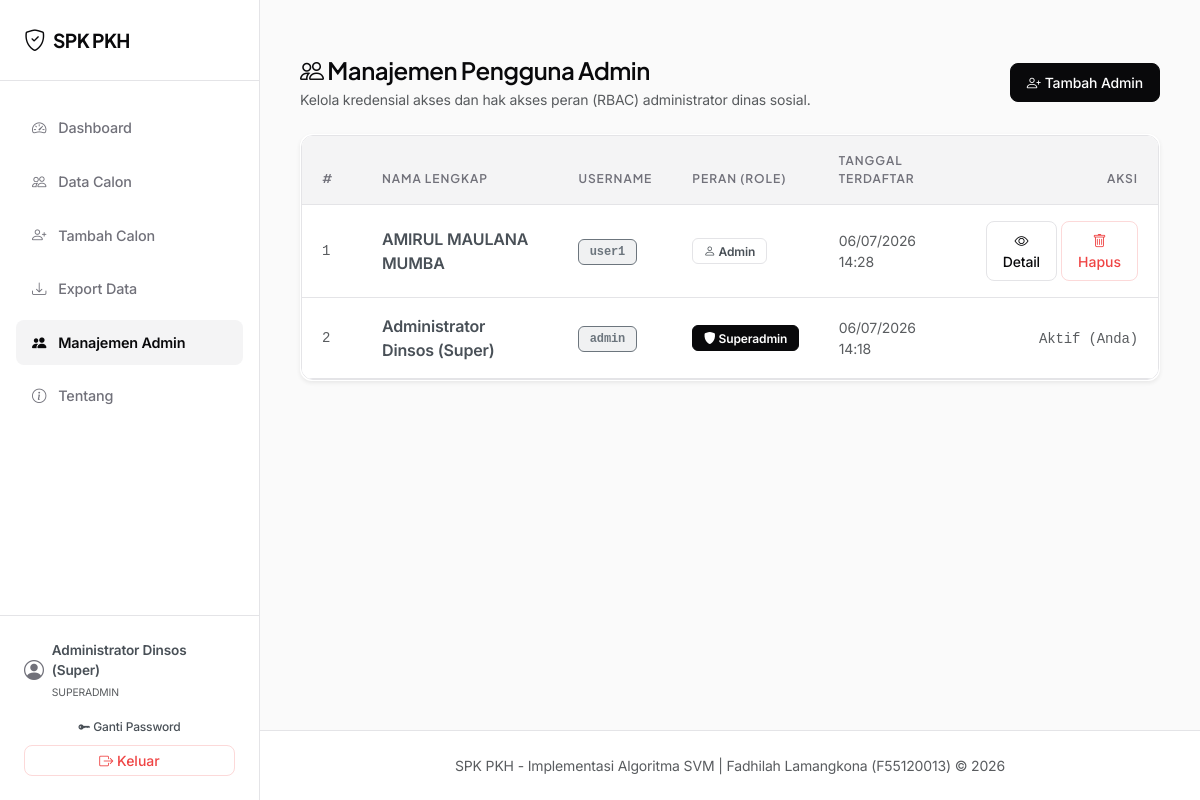
/admin/users (signed in), run on an earlier commit of the app's database.
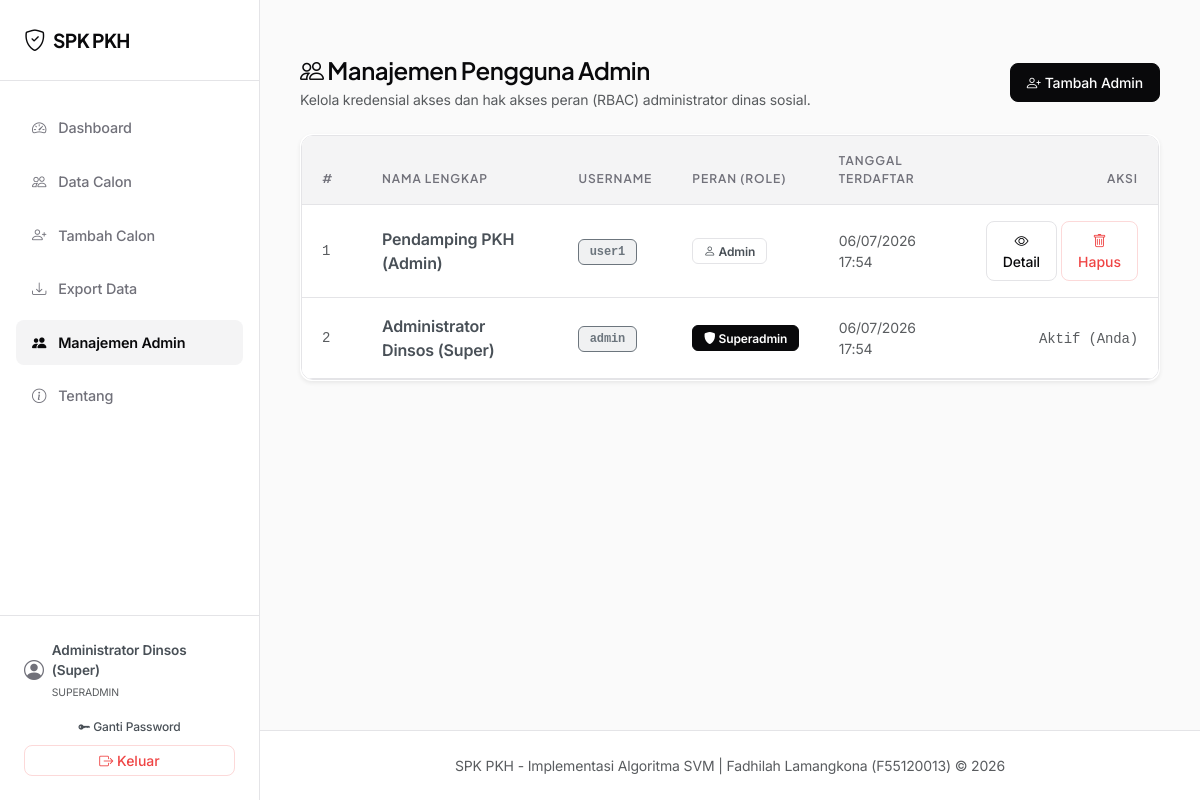
And on a later commit of the database.
### models_db.py (models this page shows, shortened)
class User(db.Model):
    __tablename__ = 'users'
    id = db.Column(db.Integer, primary_key=True)
    username = db.Column(db.String(50), unique=True, nullable=False)
    password_hash = db.Column(db.String(255), nullable=False)
    nama_lengkap = db.Column(db.String(100), nullable=False)
    role = db.Column(db.String(20), nullable=False, default='admin')  # 'superadmin' atau 'admin'
    created_at = db.Column(db.DateTime, default=lambda: datetime.now(timezone.utc))

### routes/admin.py (the view)
@admin_bp.route('/users')
@login_required
@superadmin_required
def list_users():
    users = User.query.order_by(User.created_at.desc()).all()
    return render_template('admin/users.html', users=users)

### core/auth.py (called while the page is built)
def login_required(f):
    @wraps(f)
    def decorated_function(*args, **kwargs):
        if 'user_id' not in session:
            flash('Silakan login terlebih dahulu untuk mengakses sistem.', 'warning')
            return redirect(url_for('auth.login'))
        return f(*args, **kwargs)
    return decorated_function

def superadmin_required(f):
    @wraps(f)
    def decorated_function(*args, **kwargs):
        if 'user_id' not in session:
            flash('Silakan login terlebih dahulu untuk mengakses sistem.', 'warning')
            return redirect(url_for('auth.login'))
        user = User.query.get(session['user_id'])
        if not user or user.role != 'superadmin':
            flash('Anda tidak memiliki hak akses untuk halaman ini.', 'danger')
            return redirect(url_for('dashboard.index'))
        return f(*args, **kwargs)
    return decorated_function

def inject_user():
    if 'user_id' in session:
        user = User.query.get(session['user_id'])
        return dict(current_user=user)
    return dict(current_user=None)

def generate_csrf_token():
    if '_csrf_token' not in session:
        session['_csrf_token'] = secrets.token_hex(32)
    return session['_csrf_token']

def inject_csrf():
    return dict(csrf_token=generate_csrf_token())

### templates/admin/users.html (shortened to what this page needs)
{% extends 'base.html' %}
{% block content %}
<div class="stagger-container">
    <div class="d-flex justify-content-between align-items-center mb-4">
        <div>
            <h4 class="mb-1"><i class="bi bi-people"></i> Manajemen Pengguna Admin</h4>
            <p class="text-muted small mb-0">Kelola kredensial akses dan hak akses peran (RBAC) administrator dinas sosial.</p>
        </div>
        <a href="{{ url_for('admin.tambah_user') }}" class="btn btn-primary btn-sm d-flex align-items-center gap-1">
            <i class="bi bi-person-plus"></i> Tambah Admin
        </a>
    </div>
    {% if users %}
    <div class="card shadow-sm border border-light border-opacity-10">
        <div class="card-body p-0">
            <div class="table-responsive">
                <table class="table table-hover align-middle">
                    <thead>
                        <tr>
                            <th style="width: 60px;">#</th>
                            <th>Nama Lengkap</th>
                            <th>Username</th>
                            <th>Peran (Role)</th>
                            <th>Tanggal Terdaftar</th>
                            <th class="text-end" style="width: 180px;">Aksi</th>
                        </tr>
                    </thead>
                    <tbody>
                        {% for u in users %}
                        <tr>
                            <td class="font-monospace text-muted small">{{ loop.index }}</td>
                            <td class="fw-semibold text-dark-emphasis">{{ u.nama_lengkap }}</td>
                            <td><span class="badge bg-secondary bg-opacity-10 text-secondary border border-secondary border-opacity-20 font-monospace">{{ u.username }}</span></td>
                            <td>
                                {% if u.role == 'superadmin' %}
                                <span class="badge badge-layak"><i class="bi bi-shield-fill"></i> Superadmin</span>
                                {% else %}
                                <span class="badge badge-tidak-layak text-dark-emphasis"><i class="bi bi-person"></i> Admin</span>
                                {% endif %}
                            </td>
                            <td class="text-muted small">{{ u.created_at.strftime('%d/%m/%Y %H:%M') if u.created_at else '-' }}</td>
                            <td class="text-end">
                                {% if u.id != current_user.id %}
                                <div class="d-flex gap-1 justify-content-end">
                                    <a href="{{ url_for('admin.detail_user', id=u.id) }}" class="btn btn-outline-primary btn-sm" title="Lihat Detail">
                                        <i class="bi bi-eye"></i> Detail
                                    </a>
                                    <button type="button" class="btn btn-outline-danger btn-sm" title="Hapus Akun"
                                            data-bs-toggle="modal" data-bs-target="#hapusModal"
                                            data-id="{{ u.id }}" data-nama="{{ u.nama_lengkap }}">
                                        <i class="bi bi-trash"></i> Hapus
                                    </button>
                                </div>
                                {% else %}
                                <span class="text-muted small font-monospace italic">Aktif (Anda)</span>
                                {% endif %}
                            </td>
                        </tr>
                        {% endfor %}
                    </tbody>
                </table>
            </div>
        </div>
    </div>
    {% endif %}
</div>
{% endblock %}

### templates/base.html (shortened to what this page needs)
<!DOCTYPE html>
<html lang="id" data-bs-theme="light">
<head>
    <link href="https://cdn.jsdelivr.net/npm/bootstrap@5.3.3/dist/css/bootstrap.min.css" rel="stylesheet">
    <link rel="stylesheet" href="https://cdn.jsdelivr.net/npm/bootstrap-icons@1.11.3/font/bootstrap-icons.min.css">
    <link rel="stylesheet" href="{{ url_for('static', filename='css/style.css') }}">
</head>
<body>
    {% if current_user %}
    <div class="app-container">
        <aside class="sidebar-panel" id="sidebarPanel">
            <div class="sidebar-header">
                <a class="sidebar-brand" href="{{ url_for('dashboard.index') }}">
                    <i class="bi bi-shield-check"></i> SPK PKH
                </a>
            </div>
            <ul class="sidebar-menu">
                <li>
                    <a class="sidebar-link {% if request.endpoint == 'dashboard.index' %}active{% endif %}" href="{{ url_for('dashboard.index') }}">
                        <i class="bi bi-speedometer2"></i> Dashboard
                    </a>
                </li>
                <li>
                    <a class="sidebar-link {% if request.endpoint in ('calon.daftar_calon', 'calon.edit_calon', 'calon.prediksi_ulang', 'calon.export_calon') %}active{% endif %}" href="{{ url_for('calon.daftar_calon') }}">
                        <i class="bi bi-people"></i> Data Calon
                    </a>
                </li>
                <li>
                    <a class="sidebar-link {% if request.endpoint in ('calon.tambah_calon', 'calon.import_calon') %}active{% endif %}" href="{{ url_for('calon.tambah_calon') }}">
                        <i class="bi bi-person-plus"></i> Tambah Calon
                    </a>
                </li>
                <li>
                    <a class="sidebar-link {% if request.endpoint == 'calon.export_calon' %}active{% endif %}" href="{{ url_for('calon.export_calon') }}">
                        <i class="bi bi-download"></i> Export Data
                    </a>
                </li>
                {% if current_user.role == 'superadmin' %}
                <li>
                    <a class="sidebar-link {% if request.endpoint in ('admin.list_users', 'admin.tambah_user') %}active{% endif %}" href="{{ url_for('admin.list_users') }}">
                        <i class="bi bi-people-fill"></i> Manajemen Admin
                    </a>
                </li>
                {% endif %}
                <li>
                    <a class="sidebar-link {% if request.endpoint == 'about.index' %}active{% endif %}" href="{{ url_for('about.index') }}">
                        <i class="bi bi-info-circle"></i> Tentang
                    </a>
                </li>
            </ul>
            <div class="sidebar-footer">
                <div class="sidebar-user">
                    <i class="bi bi-person-circle fs-5"></i>
                    <div>
                        <div class="fw-semibold text-dark-emphasis">{{ current_user.nama_lengkap }}</div>
                        <small class="text-muted text-uppercase" style="font-size: 0.65rem;">
                            {{ 'Superadmin' if current_user.role == 'superadmin' else 'Admin Pendamping' }}
                        </small>
                    </div>
                </div>
                <div class="d-flex flex-column gap-1 w-100">
                    <a href="{{ url_for('auth.change_password') }}" class="btn btn-outline-secondary w-100 btn-sm py-1 border-light border-opacity-10 text-dark-emphasis" style="font-size: 0.75rem;">
                        <i class="bi bi-key-fill"></i> Ganti Password
                    </a>
                    <form method="POST" action="{{ url_for('auth.logout') }}" class="w-100">
                        <button type="submit" class="btn btn-outline-danger w-100 btn-sm py-1">
                            <i class="bi bi-box-arrow-right"></i> Keluar
                        </button>
                    </form>
                </div>
            </div>
        </aside>
        <div class="content-wrapper">
            <main class="main-content">
                {% block content %}{% endblock %}
            </main>
            <footer class="footer">
                <div class="container-fluid text-center text-muted small">
                    SPK PKH - Implementasi Algoritma SVM |
                    Fadhilah Lamangkona (F55120013) &copy; 2026
                </div>
            </footer>
        </div>
    </div>
    {% endif %}
</body>
</html>

What changed in the data, as far as the page shows it:
removed User: nama_lengkap "AMIRUL MAULANA MUMBA", username "user1", role "admin" (drawn), created_at "06/07/2026 14:28"
changed User "Administrator Dinsos (Super)": created_at "06/07/2026 14:18" → "06/07/2026 17:54"
added User: nama_lengkap "Pendamping PKH (Admin)", username "user1", role "admin" (drawn), created_at "06/07/2026 17:54"
